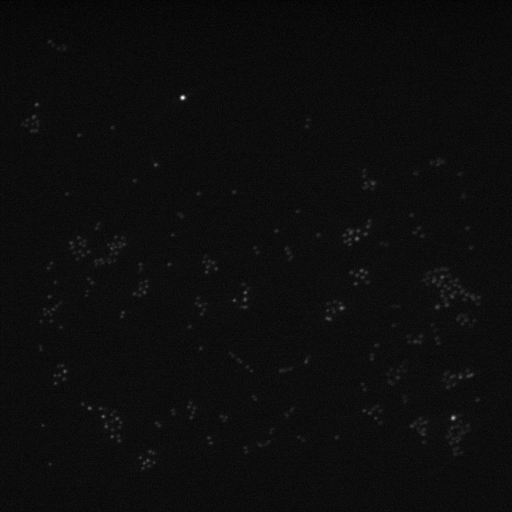
#> input picture 04-Tools/unet/test_code/imgs_fluo_for_otsu_training/frame0.tiff, 512 x 512 px, found by its file name; its folder holds only this picture in this run
$ jupyter execute --allow-errors test_OTSU_for_masks_20x.ipynb   (shell and % lines are left out)   (older library calls are emulated)
#> lines starting #> are read from the running program, lines starting #| are printed output that depends on the picture; after the words box and inside, x2 and y2 are one past the last pixel; in counts of white or black regions, pixels touching at a corner belong together
### 04-Tools/unet/modules_unet/count_fluo.py
# -*- coding: utf-8 -*-
"""
@author:    Williams BRETT
@date:      13-11-2019
@brief:     this is a simple code to detect spot in a fluorescence image (here, RPF)
modified by Lionel 22-7-2020
"""

import cv2
import numpy as np
import os
from pathlib import Path
from matplotlib import pyplot as plt

class COUNT_FLUO():
    '''
    '''
    def __init__(self):
        self.list_nb_cells = []

    def bytescaling(self, data, cmin=None, cmax=None, high=255, low=0):
        '''
        '''
        if data.dtype == np.uint8:
            return data
        if high > 255:
            high = 255
        if low < 0:
            low = 0
        if high < low:
            raise ValueError("`high` should be greater than or equal to `low`.")
        if cmin is None:
            cmin = data.min()
        if cmax is None:
            cmax = data.max()
        cscale = cmax - cmin
        if cscale == 0:
            cscale = 1
        scale = float(high - low) / cscale ; bytedata = (data - cmin) * scale + low
        return (bytedata.astype(np.uint8))

    # [11 lines left out: function variance_of_laplacian, not called in this run]

    def filter2D(self,img):
        '''
        '''
        kernel = np.array((
            [-1, -1, -1, -1, -1],
            [-1, -1, -1, -1, -1],
            [-1, -1, 24, -1, -1],
            [-1, -1, -1, -1, -1],
            [-1, -1, -1, -1, -1]), dtype="int")
        img = cv2.filter2D(img, -1, kernel)
        return img

    def count_cells(self, addrfluo):
        '''
        '''
        img  = cv2.imread( str(addrfluo), 0 )      # cv2.IMREAD_UNCHANGED
#> img is the input picture: shape (512, 512); min 0, max 255, mean 13
        img = self.bytescaling(img)
        img = cv2.GaussianBlur(img,(5,5),0)
        img = self.filter2D(img) # filtering with kernel..
        ret2, th2 = cv2.threshold(img, 0, 255, cv2.THRESH_BINARY + cv2.THRESH_OTSU)
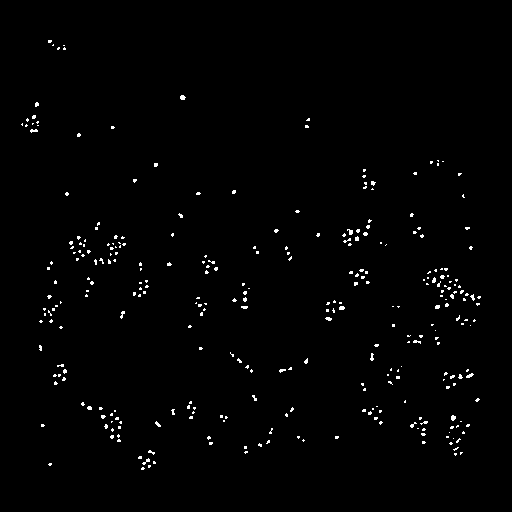
#> th2: shape (512, 512); 1.1% white in thin lines or dots, all inside (x1, y1, x2, y2) = (21, 40, 481, 470)
#> ret2 = 70
        self.contours, hierarchy = cv2.findContours(th2.copy(), cv2.RETR_EXTERNAL, cv2.CHAIN_APPROX_SIMPLE)[-2:]
#> self.contours = 308 contours, all with area under 20
        self.list_nb_cells += [len(self.contours)]                        # number of cells found with OTSU
#> self.list_nb_cells = [308]

### 04-Tools/unet/test_code/test_OTSU_for_masks_20x.ipynb
[cell 1]
import os
op = os.path
opd, opb, opj = op.dirname, op.basename, op.join
os.chdir(opd(os.getcwd()))
from matplotlib import pyplot as plt
import cv2
from modules_unet.count_fluo import COUNT_FLUO as CF

[cell 2]
def rem_axes(img):
    ##  Remove axes, remove axis
    dpi_val = 100
    fig = plt.figure(figsize=(512/dpi_val, 512/dpi_val), dpi=dpi_val)
    ax = plt.Axes(fig, [0., 0., 1., 1.])
    ax.set_axis_off()
    fig.add_axes(ax)
    ax.imshow(img, aspect='equal', cmap='gray')
    return img

[cell 3]
cf = CF()
num = 130
size_max = 0.1
addr_folder_fluo = '/home/meglio/Bureau/Tools/unet/test_code/imgs_fluo_for_otsu_training'
fluo_otsu = opj(opd(addr_folder_fluo),'clean_fluo_otsu')
os.mkdir(fluo_otsu)
for f in os.listdir(addr_folder_fluo):
    addr_fluo = opj(addr_folder_fluo,f) #f'frame{num}.tiff'
    cf.count_cells(addr_fluo)
    img  = cv2.imread( addr_fluo, 0 )
    img_init = img.copy()
    cntrs = cf.contours
#> cntrs = 308 contours, all with area under 20
    clean_cntrs = [cnt for cnt in cntrs if cv2.contourArea(cnt)> size_max]
#> clean_cntrs = 293 contours, all with area under 20
    cv2.drawContours(img, clean_cntrs, -1, (255, 255, 255), -1)
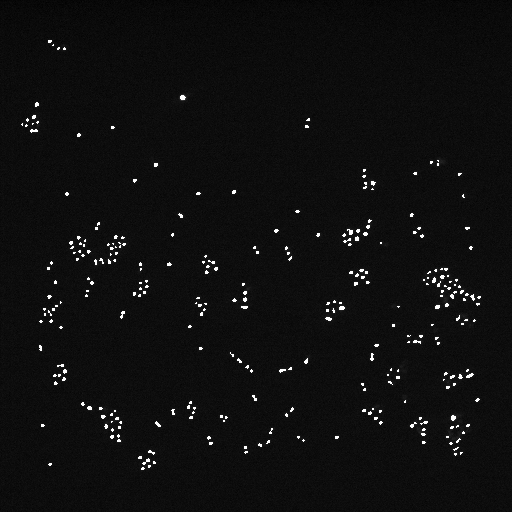
#> img: shape (512, 512); 1.1% of pixels changed, all inside (x1, y1, x2, y2) = (21, 40, 481, 470)
    img = cv2.cvtColor(img, cv2.COLOR_GRAY2BGR)
#> img: shape (512, 512, 3)
    img = rem_axes(img)
    #plt.imshow(img)
    plt.savefig(opj(fluo_otsu,f))
    #plt.figure()
    #img_init = cv2.cvtColor(img_init, cv2.COLOR_GRAY2BGR)
    #plt.imshow(img_init)

[cell 4]
addr_fluo = '/home/meglio/Bureau/Tools/unet/test_code/imgs_fluo_for_otsu_training/frame130.tiff'
img  = cv2.imread( addr_fluo, 0 )
#> (the rest of this cell did not finish here and is left out)

[cell 5]
os.listdir(addr_folder_fluo)

$ run again, on 04-Tools/unet/test_code/imgs_fluo_for_otsu_training/frame120.tiff
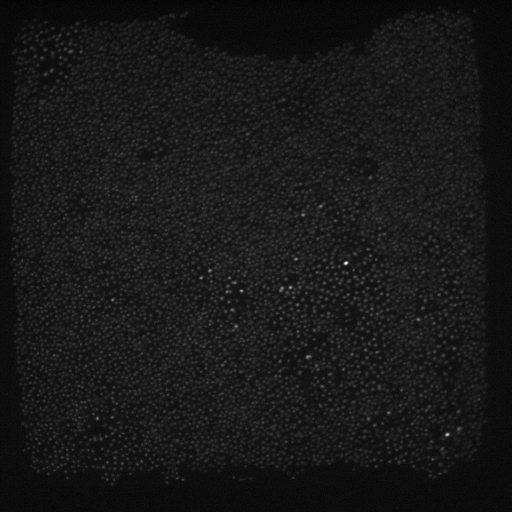
#> input picture 04-Tools/unet/test_code/imgs_fluo_for_otsu_training/frame120.tiff, 512 x 512 px, found by its file name
#> in count_cells, img is the input picture: shape (512, 512); min 0, max 255, mean 24.2
#> in count_cells, `ret2, th2 = cv2.threshold(img, 0, 255, cv2.THRESH_BINARY + cv2.THRESH_..`:
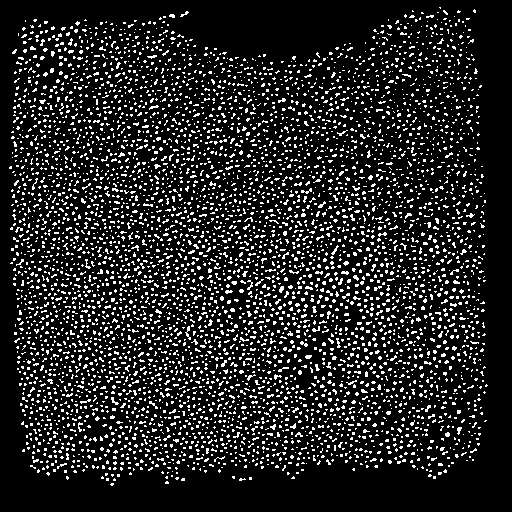
#> th2: shape (512, 512); 13.9% white in thin lines or dots, all inside (x1, y1, x2, y2) = (9, 7, 488, 486)
#> ret2 = 62
#> self.contours = 5493 contours, all with area under 20
#> self.list_nb_cells = [5493]
#> cntrs = 5493 contours, all with area under 20
#> clean_cntrs = 4613 contours, all with area under 20
#> `cv2.drawContours(img, clean_cntrs, -1, (255, 255, 255), -1)`:
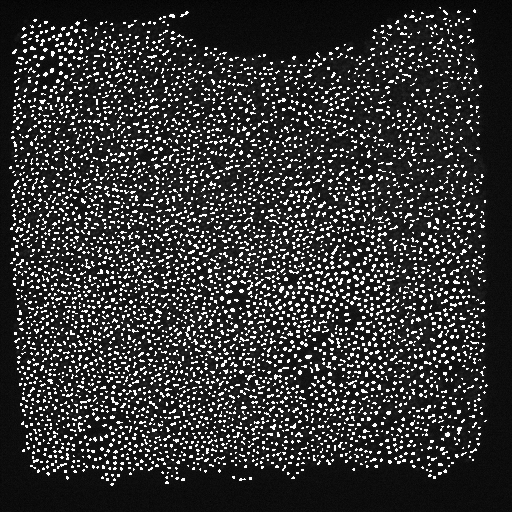
#> img: shape (512, 512); 13.39% of pixels changed, all inside (x1, y1, x2, y2) = (9, 7, 488, 486)

$ run again, on 04-Tools/unet/test_code/imgs_fluo_for_otsu_training/frame140.tiff
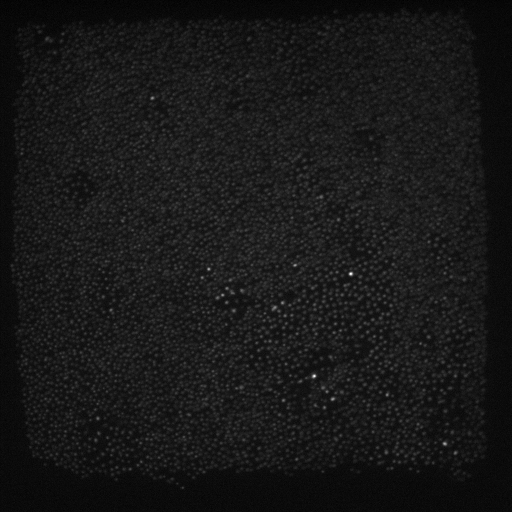
#> input picture 04-Tools/unet/test_code/imgs_fluo_for_otsu_training/frame140.tiff, 512 x 512 px, found by its file name
#> in count_cells, img is the input picture: shape (512, 512); min 0, max 255, mean 23.6
#> in count_cells, `ret2, th2 = cv2.threshold(img, 0, 255, cv2.THRESH_BINARY + cv2.THRESH_..`:
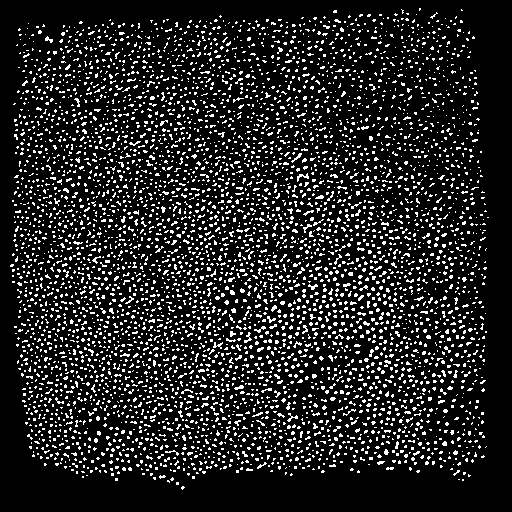
#> th2: shape (512, 512); 13.9% white in thin lines or dots, all inside (x1, y1, x2, y2) = (10, 8, 489, 490)
#> ret2 = 61
#> self.contours = 5315 contours, 5314 with area under 20; largest, box (x1, y1, x2, y2) and area: (297, 173, 309, 182) 24
#> self.list_nb_cells = [5315]
#> cntrs has the same summary as self.contours in count_cells
#> clean_cntrs = 4452 contours, 4451 with area under 20; largest, box (x1, y1, x2, y2) and area: (297, 173, 309, 182) 24
#> `cv2.drawContours(img, clean_cntrs, -1, (255, 255, 255), -1)`:
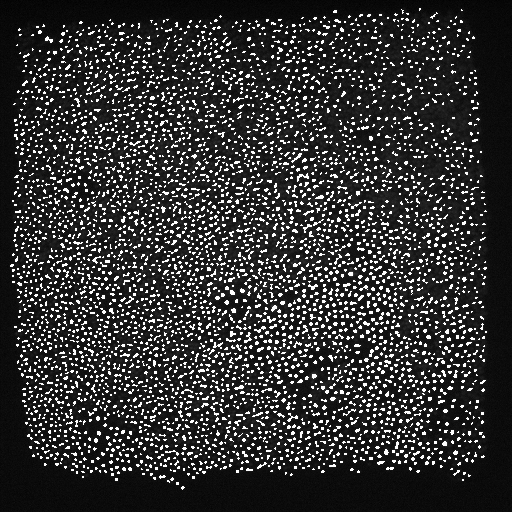
#> img: shape (512, 512); 13.37% of pixels changed, all inside (x1, y1, x2, y2) = (10, 8, 487, 490)

$ run again, on 04-Tools/unet/test_code/imgs_fluo_for_otsu_training/frame150.tiff
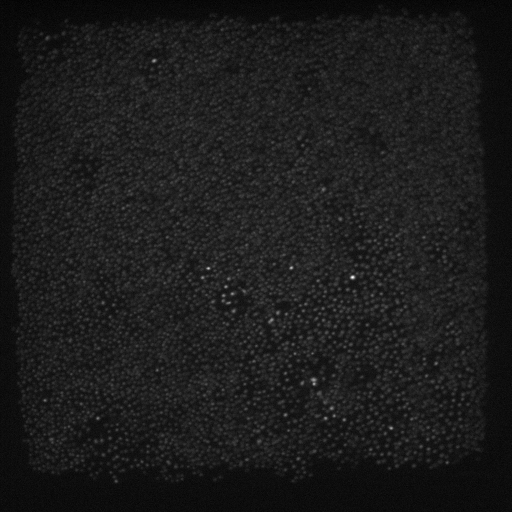
#> input picture 04-Tools/unet/test_code/imgs_fluo_for_otsu_training/frame150.tiff, 512 x 512 px, found by its file name
#> in count_cells, img is the input picture: shape (512, 512); min 0, max 255, mean 27.7
#> in count_cells, `ret2, th2 = cv2.threshold(img, 0, 255, cv2.THRESH_BINARY + cv2.THRESH_..`:
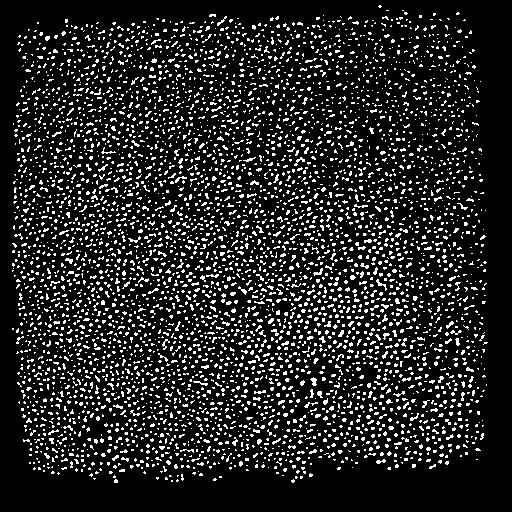
#> th2: shape (512, 512); 14% white in thin lines or dots, all inside (x1, y1, x2, y2) = (12, 5, 488, 483)
#> ret2 = 61
#> self.contours = 4886 contours, 4882 with area under 20; largest, box (x1, y1, x2, y2) and area: (310, 377, 317, 386) 27, (376, 279, 387, 291) 21, (313, 268, 323, 276) 20, (294, 157, 305, 166) 20
#> self.list_nb_cells = [4886]
#> cntrs has the same summary as self.contours in count_cells
#> clean_cntrs = 4063 contours, 4059 with area under 20; largest, box (x1, y1, x2, y2) and area: (310, 377, 317, 386) 27, (376, 279, 387, 291) 21, (313, 268, 323, 276) 20, (294, 157, 305, 166) 20
#> `cv2.drawContours(img, clean_cntrs, -1, (255, 255, 255), -1)`:
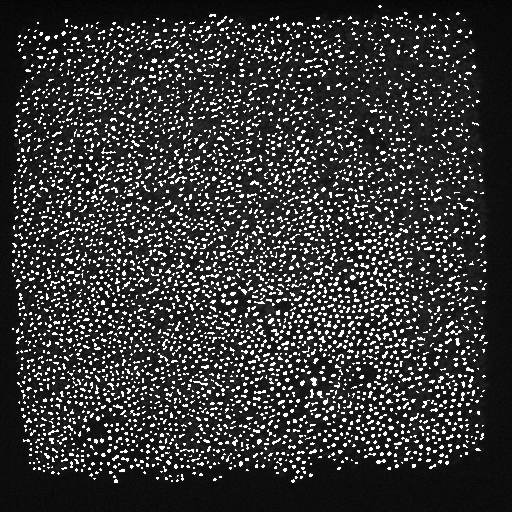
#> img: shape (512, 512); 13.51% of pixels changed, all inside (x1, y1, x2, y2) = (12, 5, 488, 483)
